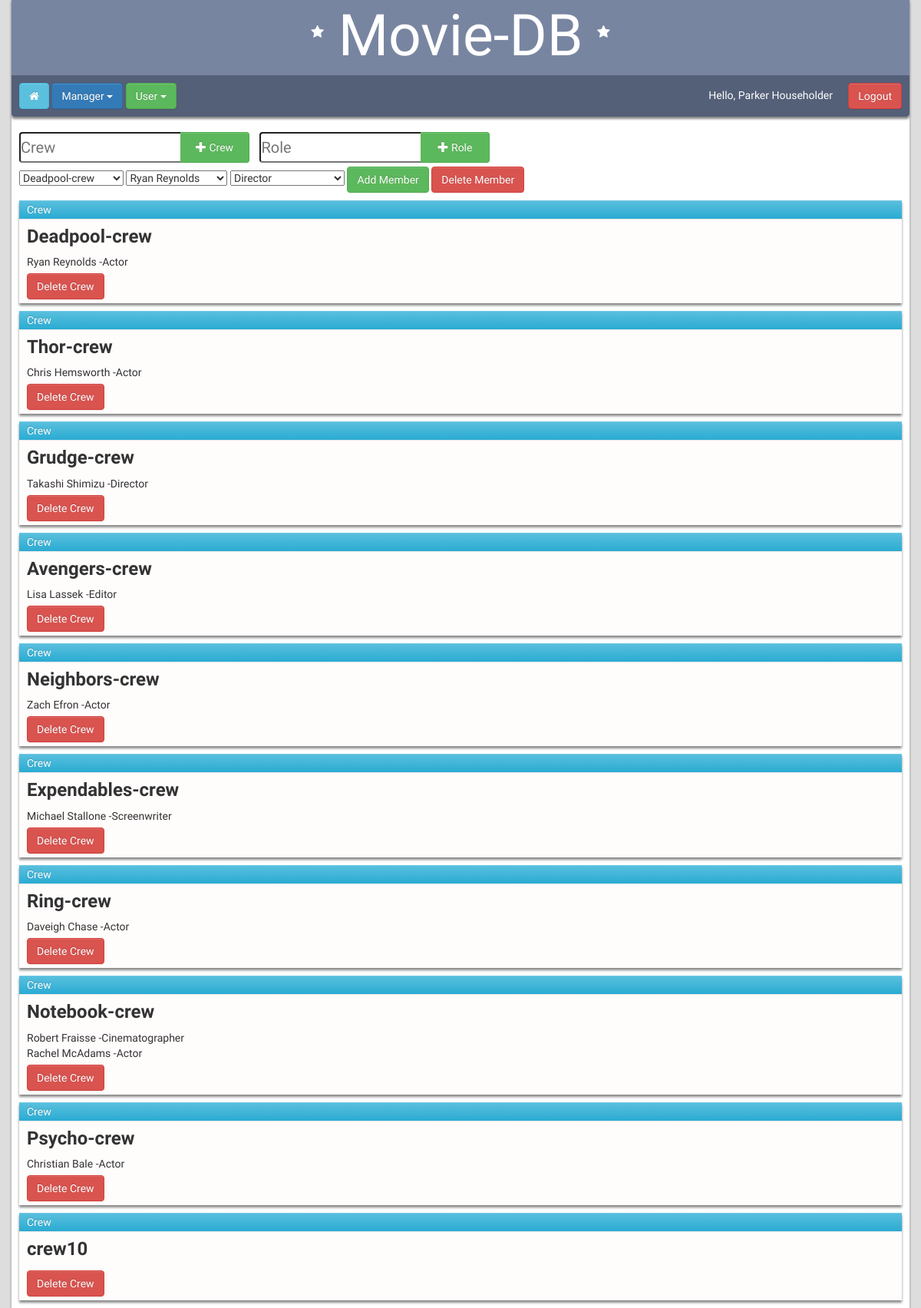
The page /pages/crews_page.php (signed in) on the database its author committed.
### tables this page shows
CREATE TABLE CREW
(
  crew_id int NOT NULL AUTO_INCREMENT,
  name varchar(64) NOT NULL,
  PRIMARY KEY (crew_id)
);

CREATE TABLE has_members
(
  crew_id int NOT NULL,
  mem_id int NOT NULL,
  role_id int NOT NULL,
  FOREIGN KEY (crew_id) REFERENCES CREW(crew_id),
  FOREIGN KEY (mem_id) REFERENCES MEMBER(mem_id),
  FOREIGN KEY (role_id) REFERENCES ROLE(role_id)
);

CREATE TABLE MEMBER
(
  mem_id int NOT NULL AUTO_INCREMENT,
  first_name varchar(64) NOT NULL,
  middle_name varchar(64),
  last_name varchar(64) NOT NULL,
  dob date NOT NULL,
  gender varchar(64),
  PRIMARY KEY (mem_id)
);

CREATE TABLE ROLE
(
  role_id int NOT NULL AUTO_INCREMENT,
  role varchar(64) NOT NULL,
  PRIMARY KEY (role_id)
);

### functions/session.php (called while the page is built, shortened)
<?php
  if($_SESSION['logged_in'] != true){
    header("location: ../login.php");
  }
  else {
    $first_name = $_SESSION['first_name'];
    $last_name = $_SESSION['last_name'];
    $admin_tag = $_SESSION['admin_tag'];
  }
?>

### pages/crews_page.php (the view, shortened to what this page needs)
<!DOCTYPE html>
<html>
  <head>
    <link rel="stylesheet" href="https://maxcdn.bootstrapcdn.com/bootstrap/3.3.7/css/bootstrap-theme.min.css">
    <link rel="stylesheet" href="https://maxcdn.bootstrapcdn.com/bootstrap/3.3.7/css/bootstrap.min.css">
    <link rel="stylesheet" href="../fonts/font-awesome/css/font-awesome.min.css">
    <link rel="stylesheet" href="../css/main.css" type="text/css">
    <link rel="stylesheet" href="../css/main_page.css" type="text/css">
    <link rel="stylesheet" href="../css/crew_page.css" type="text/css">
    <?php
      include '../functions/session.php';
    ?>
  </head>
<body>
  <div class="container">
    <div class="row shadow">
      <div class="main-page-title">
        <h1>
          <i class="fa fa-star" aria-hidden="true"></i>
          Movie-DB
          <i class="fa fa-star" aria-hidden="true"></i>
        </h1>
      </div>
      <div id="tool-bar">
        <a href="home_page.php"><button class="btn btn-info"><i class="fa fa-home" aria-hidden="true"></i></button></a>
        <?php
          if($admin_tag == 1){
            echo
             '<div class="dropdown">
                <button class="btn btn-primary dropdown-toggle" type="button" data-toggle="dropdown">
                  Manager
                  <span class="caret"></span>
                </button>
                <ul class="dropdown-menu">
                  <li><a href="users_page.php">View Users</a></li>
                  <li><a href="crews_page.php">View Crews</a></li>
                  <li><a href="add_page.php">Add a Movie</a></li>
                </ul>
              </div>';
          }
        ?>
        <div class="dropdown">
          <button class="btn btn-success dropdown-toggle" type="button" data-toggle="dropdown">
            User
            <span class="caret"></span>
          </button>
        </div>
        <span class="greeting"><?php echo 'Hello, ' . $first_name . ' ' . $last_name; ?></span>
        <button type="button" class="btn btn-danger logout"><a href="../login.php">Logout</a></button>
      </div>
    </div>
    <div class="row page-content">
      <form class="crew-forms" method="post" action="../functions/add_crew.php">
        <div class='crew-form'>
          <input class="crew-text-box" type="text" name="crew" placeholder="Crew">
          <button type="submit" class="btn btn-success"><span class="glyphicon glyphicon-plus"></span> Crew</button>
        </div>
      </form>
      <form class="crew-forms" method="post" action="../functions/add_role.php">
        <div class='crew-form'>
          <input class="crew-text-box" type="text" name="role" placeholder="Role">
          <button type="submit" class="btn btn-success"><span class="glyphicon glyphicon-plus"></span> Role</button>
        </div>
      </form><br>
      <?php
        include '../functions/connection.php';
        $select_roles_query = $mysqli->query("SELECT * FROM ROLE");
        $select_crews_query = $mysqli->query("SELECT * FROM CREW");
        $select_members_query = $mysqli->query("SELECT * FROM MEMBER");
        echo '<form method="post" action="">';
        echo '<select style="margin-left: 10px;" name="crew_select">';
        while($crew_current_row = $select_crews_query->fetch_assoc()){
          $curr_crew = $crew_current_row['name'];
          $curr_crew_id = $crew_current_row['crew_id'];
          echo '<option value="' . $curr_crew_id .'">' . $curr_crew . '</option>';
        }
        echo '</select> ';
        echo '<select name="member_select">';
        while($member_current_row = $select_members_query->fetch_assoc()){
          $curr_first_name = $member_current_row['first_name'];
          $curr_last_name = $member_current_row['last_name'];
          $curr_mem_id = $member_current_row['mem_id'];
          echo '<option value="' . $curr_mem_id . '">' . $curr_first_name . ' ' . $curr_last_name . '</option>';
        }
        echo '</select> ';
        echo '<select name="role_select">';
        while($role_current_row = $select_roles_query->fetch_assoc()){
          $curr_role = $role_current_row['role'];
          $curr_role_id = $role_current_row['role_id'];
          echo '<option value="' . $curr_role_id . '">' . $curr_role . '</option>';
        }
        echo '</select>';
        echo ' <button type="submit" name="add_member" class="btn btn-success">Add Member</button> <button type="submit" name="delete_member" class="btn btn-danger">Delete Member</button>';
        echo '</form>';
        $crews_query = $mysqli->query("SELECT * FROM CREW");
        if($crews_query){
          while($current_row = $crews_query->fetch_assoc()){
            $crew_name = $current_row['name'];
            $crew_id = $current_row['crew_id'];
            echo '<div class="crew-result"><div class="btn-info crew-result-title">Crew</div><div class="crew-result-content"><h3>' . $crew_name . '</h3>';
            $has_members_query = $mysqli->query("SELECT * FROM has_members WHERE crew_id = $crew_id");
            if($has_members_query){
              while($current_has_members_row = $has_members_query->fetch_assoc()){
                $role_id = $current_has_members_row['role_id'];
                $mem_id = $current_has_members_row['mem_id'];
                $member_query = $mysqli->query("SELECT * FROM MEMBER WHERE mem_id = $mem_id");
                $role_query = $mysqli->query("SELECT * FROM ROLE WHERE role_id = $role_id");
                if($member_query && $role_query){
                  $c_member = $member_query->fetch_assoc();
                  $c_role = $role_query->fetch_assoc();
                  $mem_first_name = $c_member['first_name'];
                  $mem_last_name = $c_member['last_name'];
                  $role = $c_role['role'];
                  echo $mem_first_name . ' ' . $mem_last_name . ' -' . $role . '<br>';
                }
              }
            }
            echo '<div class="crew-result-functions">
                    <a href="../functions/delete_crew.php?crew_id=' . $crew_id . '"><button class="btn btn-danger">Delete Crew</button></a>
                  </div></div></div>';
          }
        }
        else{
          die("Error");
        }
      ?>
    </div>
  </body>
</html>

### css/main.css (style rules this page uses)
html { height: 100%; width: 100%; }
body { height: 100%; width: 100%; background-color: #dddddd; font-family: 'Open Sans', sans-serif; }
.container { box-shadow: 0px 3px 3px #888888; background-color: white; }
form { margin: 0 0 0 0; }
.main-page-title { text-align: center; background-color: #7885a1; border-radius: 4px 4px 0px 0px; }
.shadow { border-radius: 4px; margin-top: -5px; margin-bottom: 20px; box-shadow: 0px 3px 3px #888888; }
.main-page-title h1 { color: #fff; font-size: 75px; margin-bottom: 0px; margin-top: 0px; padding: 10px; font-family: 'Didact Gothic', sans-serif; }
.main-page-title i { vertical-align: middle; font-size: 18px; padding-bottom: 20px; }
#tool-bar { position: relative; z-index: 5; padding: 10px; border-radius: 0px 0px 4px 4px; background-color: #545f78; color: white; }
@media only screen and (min-width: 767px) { .greeting { margin-top: 6px; position: absolute; right: 100px; } }
@media only screen and (min-width: 767px) { .main-page-title h1 { font-size: 75px; } }
.logout { position: absolute; right: 10px; }
div.dropdown { display: inline; }
.main-page-title h1 { font-family: 'Didact Gothic', sans-serif; }
.container { font-family: 'Didact Gothic', sans-serif; }
button a { color: white; }

### css/main_page.css (style rules this page uses)
h5, select { display: inline; }

### css/crew_page.css (style rules this page uses)
.crew-result { background-color: #fffcfc; margin: 10px; box-shadow: 0px 3px 3px #888888; }
.crew-result h3 { margin-top: 10px; font-weight: bold; }
.crew-result-title { padding: 2px; padding-left: 10px; }
.crew-result-content { margin-left: 10px; }
.crew-text-box { border-top-left-radius: 4px; border-bottom-left-radius: 4px; border-right: none; width: 70%; font-size: 20px; }
.crew-form button { width: 30%; border-left: none; border-top-left-radius: 0px; border-bottom-left-radius: 0px; }
.crew-text-box, .crew-form button { display: inline-block; float: left; padding: 0; margin: 0; height: 100%; }
.crew-form { margin-left: 10px; height: 40px; width: 300px }
.crew-result-functions button { margin-top: 5px; margin-bottom: 5px; }
.crew-forms { display: inline-block; }

### rows shown on the page
crew: name "Deadpool-crew"
has_members: mem_id.first_name "Ryan", mem_id.last_name "Reynolds", role.role "Actor"
crew: name "Thor-crew"
has_members: mem_id.first_name "Chris", mem_id.last_name "Hemsworth", role.role "Actor"
crew: name "Grudge-crew"
has_members: mem_id.first_name "Takashi", mem_id.last_name "Shimizu", role.role "Director"
crew: name "Avengers-crew"
has_members: mem_id.first_name "Lisa", mem_id.last_name "Lassek", role.role "Editor"
crew: name "Neighbors-crew"
has_members: mem_id.first_name "Zach", mem_id.last_name "Efron", role.role "Actor"
crew: name "Expendables-crew"
has_members: mem_id.first_name "Michael", mem_id.last_name "Stallone", role.role "Screenwriter"
crew: name "Ring-crew"
has_members: mem_id.first_name "Daveigh", mem_id.last_name "Chase", role.role "Actor"
crew: name "Notebook-crew"
has_members: mem_id.first_name "Robert", mem_id.last_name "Fraisse", role.role "Cinematographer"
has_members: mem_id.first_name "Rachel", mem_id.last_name "McAdams", role.role "Actor"
crew: name "Psycho-crew"
has_members: mem_id.first_name "Christian", mem_id.last_name "Bale", role.role "Actor"
crew: name "crew10"

### other values the page prints
$first_name "Parker"
$last_name "Householder"
form field crew_select "Deadpool-crew"
form field member_select "Ryan Reynolds"
form field role_select "Director"
